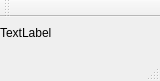
<?xml version="1.0" encoding="UTF-8"?>
<ui version="4.0">
 <class>MainWindow</class>
 <widget class="QMainWindow" name="MainWindow">
  <property name="geometry">
   <rect>
    <x>0</x>
    <y>0</y>
    <width>160</width>
    <height>81</height>
   </rect>
  </property>
  <property name="windowTitle">
   <string>MainWindow</string>
  </property>
  <widget class="QWidget" name="centralWidget">
   <widget class="QLabel" name="label">
    <property name="geometry">
     <rect>
      <x>0</x>
      <y>0</y>
      <width>151</width>
      <height>31</height>
     </rect>
    </property>
    <property name="text">
     <string>TextLabel</string>
    </property>
   </widget>
  </widget>
  <widget class="QMenuBar" name="menuBar">
   <property name="geometry">
    <rect>
     <x>0</x>
     <y>0</y>
     <width>160</width>
     <height>24</height>
    </rect>
   </property>
  </widget>
  <widget class="QToolBar" name="mainToolBar">
   <attribute name="toolBarArea">
    <enum>TopToolBarArea</enum>
   </attribute>
   <attribute name="toolBarBreak">
    <bool>false</bool>
   </attribute>
  </widget>
  <widget class="QStatusBar" name="statusBar"/>
 </widget>
 <layoutdefault spacing="6" margin="11"/>
 <resources/>
 <connections/>
</ui>
